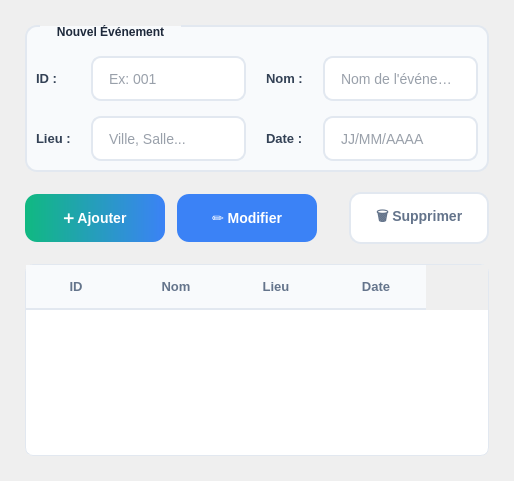
             <widget class="QWidget" name="tabListeOperations">
              <attribute name="title">
               <string>📋 Liste  Opérations</string>
              </attribute>
              <layout class="QVBoxLayout" name="verticalLayoutTabListe">
               <property name="spacing">
                <number>20</number>
               </property>
               <property name="leftMargin">
                <number>25</number>
               </property>
               <property name="topMargin">
                <number>25</number>
               </property>
               <property name="rightMargin">
                <number>25</number>
               </property>
               <property name="bottomMargin">
                <number>25</number>
               </property>
               <item>
                <widget class="QGroupBox" name="groupBoxNouvelEvent">
                 <property name="styleSheet">
                  <string notr="true">
QGroupBox {
    background-color: #f8fafc;
    border: 2px solid #e2e8f0;
    border-radius: 12px;
    margin-top: 1.5em;
    padding-top: 20px;
    font-weight: bold;
    color: #1e293b;
}
QGroupBox::title {
    subcontrol-origin: margin;
    subcontrol-position: top left;
    padding: 0 15px;
    left: 15px;
    color: #1e293b;
    font-size: 16px;
    font-weight: 700;
}
                 </string>
                 </property>
                 <property name="title">
                  <string>Nouvel Événement</string>
                 </property>
                 <layout class="QGridLayout" name="gridLayoutFormEvent">
                  <property name="horizontalSpacing">
                   <number>20</number>
                  </property>
                  <property name="verticalSpacing">
                   <number>15</number>
                  </property>
                  <item row="0" column="0">
                   <widget class="QLabel" name="labelID">
                    <property name="styleSheet">
                     <string notr="true">color: #334155; font-weight: 600; font-size: 13px; background: transparent;</string>
                    </property>
                    <property name="text">
                     <string>ID :</string>
                    </property>
                   </widget>
                  </item>
                  <item row="0" column="1">
                   <widget class="QLineEdit" name="lineEditID">
                    <property name="minimumSize">
                     <size>
                      <width>0</width>
                      <height>45</height>
                     </size>
                    </property>
                    <property name="styleSheet">
                     <string notr="true">
QLineEdit {
    background-color: white;
    border: 2px solid #e2e8f0;
    border-radius: 10px;
    padding: 10px 14px;
    font-size: 14px;
    color: #334155;
}
QLineEdit:focus {
    border-color: #3b82f6;
    background-color: white;
}
                    </string>
                    </property>
                    <property name="placeholderText">
                     <string>Ex: 001</string>
                    </property>
                   </widget>
                  </item>
                  <item row="0" column="2">
                   <widget class="QLabel" name="labelNom">
                    <property name="styleSheet">
                     <string notr="true">color: #334155; font-weight: 600; font-size: 13px; background: transparent;</string>
                    </property>
                    <property name="text">
                     <string>Nom :</string>
                    </property>
                   </widget>
                  </item>
                  <item row="0" column="3">
                   <widget class="QLineEdit" name="lineEditNom">
                    <property name="minimumSize">
                     <size>
                      <width>0</width>
                      <height>45</height>
                     </size>
                    </property>
                    <property name="styleSheet">
                     <string notr="true">
QLineEdit {
    background-color: white;
    border: 2px solid #e2e8f0;
    border-radius: 10px;
    padding: 10px 14px;
    font-size: 14px;
    color: #334155;
}
QLineEdit:focus {
    border-color: #3b82f6;
    background-color: white;
}
                    </string>
                    </property>
                    <property name="placeholderText">
                     <string>Nom de l'événement</string>
                    </property>
                   </widget>
                  </item>
                  <item row="1" column="0">
                   <widget class="QLabel" name="labelLieu">
                    <property name="styleSheet">
                     <string notr="true">color: #334155; font-weight: 600; font-size: 13px; background: transparent;</string>
                    </property>
                    <property name="text">
                     <string>Lieu :</string>
                    </property>
                   </widget>
                  </item>
                  <item row="1" column="1">
                   <widget class="QLineEdit" name="lineEditLieu">
                    <property name="minimumSize">
                     <size>
                      <width>0</width>
                      <height>45</height>
                     </size>
                    </property>
                    <property name="styleSheet">
                     <string notr="true">
QLineEdit {
    background-color: white;
    border: 2px solid #e2e8f0;
    border-radius: 10px;
    padding: 10px 14px;
    font-size: 14px;
    color: #334155;
}
QLineEdit:focus {
    border-color: #3b82f6;
    background-color: white;
}
                    </string>
                    </property>
                    <property name="placeholderText">
                     <string>Ville, Salle...</string>
                    </property>
                   </widget>
                  </item>
                  <item row="1" column="2">
                   <widget class="QLabel" name="labelDate">
                    <property name="styleSheet">
                     <string notr="true">color: #334155; font-weight: 600; font-size: 13px; background: transparent;</string>
                    </property>
                    <property name="text">
                     <string>Date :</string>
                    </property>
                   </widget>
                  </item>
                  <item row="1" column="3">
                   <widget class="QLineEdit" name="lineEditDate">
                    <property name="minimumSize">
                     <size>
                      <width>0</width>
                      <height>45</height>
                     </size>
                    </property>
                    <property name="styleSheet">
                     <string notr="true">
QLineEdit {
    background-color: white;
    border: 2px solid #e2e8f0;
    border-radius: 10px;
    padding: 10px 14px;
    font-size: 14px;
    color: #334155;
}
QLineEdit:focus {
    border-color: #3b82f6;
    background-color: white;
}
                    </string>
                    </property>
                    <property name="placeholderText">
                     <string>JJ/MM/AAAA</string>
                    </property>
                   </widget>
                  </item>
                 </layout>
                </widget>
               </item>
               <item>
                <layout class="QHBoxLayout" name="horizontalLayoutButtonsEvent">
                 <property name="spacing">
                  <number>12</number>
                 </property>
                 <item>
                  <widget class="QPushButton" name="btnAjouterEvent">
                   <property name="minimumSize">
                    <size>
                     <width>140</width>
                     <height>48</height>
                    </size>
                   </property>
                   <property name="cursor">
                    <cursorShape>PointingHandCursor</cursorShape>
                   </property>
                   <property name="styleSheet">
                    <string notr="true">
QPushButton {
    background: qlineargradient(x1:0, y1:0, x2:1, y2:0, stop:0 #10b981, stop:1 #3b82f6);
    color: white;
    border: none;
    border-radius: 12px;
    padding: 12px 24px;
    font-size: 14px;
    font-weight: 600;
}
QPushButton:hover {
    background: qlineargradient(x1:0, y1:0, x2:1, y2:0, stop:0 #059669, stop:1 #2563eb);
}
                   </string>
                   </property>
                   <property name="text">
                    <string>➕ Ajouter</string>
                   </property>
                  </widget>
                 </item>
                 <item>
                  <widget class="QPushButton" name="btnModifierEvent">
                   <property name="minimumSize">
                    <size>
                     <width>140</width>
                     <height>48</height>
                    </size>
                   </property>
                   <property name="cursor">
                    <cursorShape>PointingHandCursor</cursorShape>
                   </property>
                   <property name="styleSheet">
                    <string notr="true">
QPushButton {
    background-color: #3b82f6;
    color: white;
    border: none;
    border-radius: 12px;
    padding: 12px 24px;
    font-size: 14px;
    font-weight: 600;
}
QPushButton:hover {
    background-color: #2563eb;
}
                   </string>
                   </property>
                   <property name="text">
                    <string>✏️ Modifier</string>
                   </property>
                  </widget>
                 </item>
                 <item>
                  <spacer name="horizontalSpacerButtons">
                   <property name="orientation">
                    <enum>Qt::Orientation::Horizontal</enum>
                   </property>
                   <property name="sizeHint" stdset="0">
                    <size>
                     <width>0</width>
                     <height>0</height>
                    </size>
                   </property>
                  </spacer>
                 </item>
                 <item>
                  <widget class="QPushButton" name="btnSupprimerEvent">
                   <property name="minimumSize">
                    <size>
                     <width>140</width>
                     <height>48</height>
                    </size>
                   </property>
                   <property name="cursor">
                    <cursorShape>PointingHandCursor</cursorShape>
                   </property>
                   <property name="styleSheet">
                    <string notr="true">
QPushButton {
    background-color: white;
    color: #64748b;
    border: 2px solid #e2e8f0;
    border-radius: 12px;
    padding: 12px 24px;
    font-size: 14px;
    font-weight: 600;
}
QPushButton:hover {
    background-color: #fee2e2;
    border-color: #ef4444;
    color: #ef4444;
}
                   </string>
                   </property>
                   <property name="text">
                    <string>🗑️ Supprimer</string>
                   </property>
                  </widget>
                 </item>
                </layout>
               </item>
               <item>
                <widget class="QTableWidget" name="tableWidgetEvents">
                 <property name="styleSheet">
                  <string notr="true">
QTableWidget {
    background-color: white;
    border: 1px solid #e2e8f0;
    border-radius: 8px;
    gridline-color: #f1f5f9;
}
QTableWidget::item {
    padding: 10px;
    color: #334155;
}
QTableWidget::item:selected {
    background-color: #eff6ff;
    color: #3b82f6;
}
QHeaderView::section {
    background-color: #f8fafc;
    color: #64748b;
    padding: 12px;
    border: none;
    border-bottom: 2px solid #e2e8f0;
    font-weight: 600;
    font-size: 13px;
}
                 </string>
                 </property>
                 <property name="columnCount">
                  <number>4</number>
                 </property>
                 <column>
                  <property name="text">
                   <string>ID</string>
                  </property>
                 </column>
                 <column>
                  <property name="text">
                   <string>Nom</string>
                  </property>
                 </column>
                 <column>
                  <property name="text">
                   <string>Lieu</string>
                  </property>
                 </column>
                 <column>
                  <property name="text">
                   <string>Date</string>
                  </property>
                 </column>
                </widget>
               </item>
              </layout>
             </widget>
